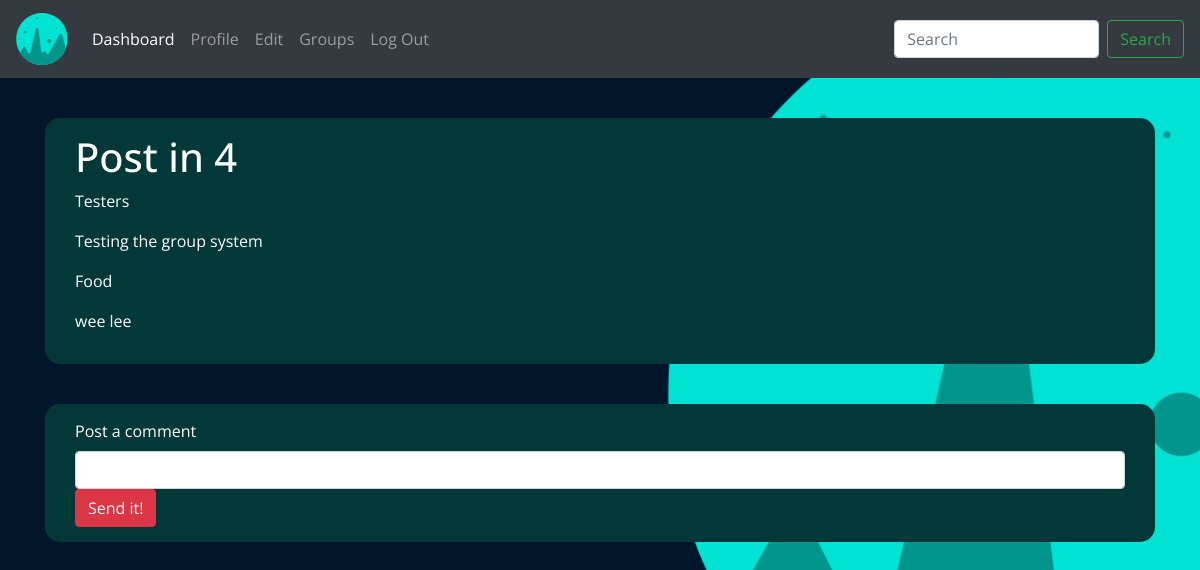
The page /subgroup/id/4 (signed in) on the database as committed earlier.
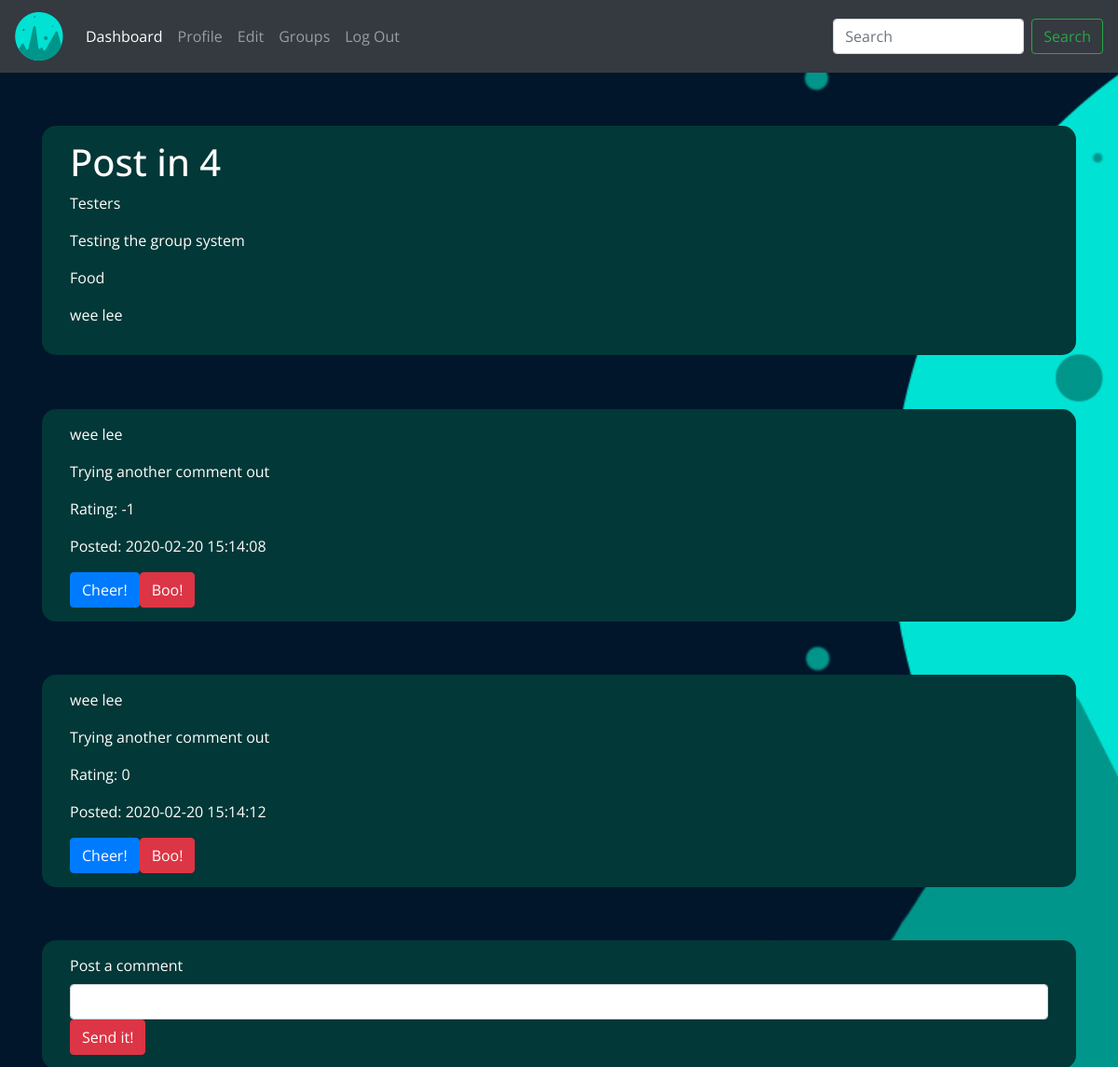
The same page on the database as committed later.
### tables this page shows
CREATE TABLE groups (
    groupId INTEGER PRIMARY KEY AUTOINCREMENT,
    groupName TEXT NOT NULL,
    groupBio TEXT NOT NULL,
    groupType TEXT NOT NULL,
    groupMembers TEXT NOT NULL,
    groupSize TEXT NOT NULL,
    groupImage TEXT Null);

CREATE TABLE groupComments(
commentId INTEGER PRIMARY KEY AUTOINCREMENT,
groupId INT NOT NULL,
author TEXT NOT NULL,
comment TEXT NOT NULL,
votes INT,
dateTime text NOT NULL);

### app.py (the view, shortened to what this page needs)
@app.route("/subgroup/id/<subgroup>", methods=['GET', 'POST'])
def subgroup(subgroup):
        subgroup=subgroup
        if g.username:
                form = postComment(request.form)
                conn =sqlite3.connect('userData.db')
                print ("Opened database successfully")
                c = conn.cursor()
                findgroup = ('SELECT * FROM groups WHERE groupId LIKE ?')
                c.execute(findgroup, subgroup)
                groups = c.fetchall()
                loadComments = ('SELECT * FROM groupComments WHERE groupId LIKE ?')
                c.execute(loadComments, subgroup)
                comments = c.fetchall()
                print(groups)
                return render_template('subgroups.html', subgroup=subgroup, form=form, comments=comments, groups=groups, username=g.username)
        else:
                flash('Please Login to continue')
                return redirect('Login')

### forms/forms.py
class postComment(FlaskForm):
    comment = StringField('Comment', validators=[DataRequired(), Length(min=10, max=2500)])
    submit = SubmitField('Send it!')

### app.py (called while the page is built)
@app.before_request
def before_request():
        g.username = None
        if 'username' in session:
                g.username = session['username']

### static/frontend/public/templates/subgroups.html (shortened to what this page needs)
{% extends "template.html" %} {% block content %}
<div class="container">
    <div class="previousPosts">
        <div class="col-sm-12">
            <h1>Post in {{subgroup}}</h1>
            {% for group in groups %}
                <p>{{group[1]}}</p>
                <p>{{group[2]}}</p>
                <p>{{group[3]}}</p>
                <p>{{group[4]}}</p>
            {% endfor %}
        </div>
    </div>
    {% for comment in comments %}
    <div class="previousPosts">
        <div class="col-sm-12">
            <p>{{comment[2]}}</p>
            <p>{{comment[3]}}</p>
            <p>Rating: {{comment[4]}} </p>
            <p>Posted: {{comment[5]}}</p>
            <a href={{url_for('cheer', commentId=comment[0], subgroup=comment[1])}} class="btn btn-primary">Cheer!</a><a href={{url_for('boo', commentId=comment[0], subgroup=subgroup)}} class="btn btn-danger">Boo!</a>
        </div>
    </div>
    {% endfor %}
    <div class="previousPosts">
        <div class="col-sm-12">
            <form method="POST" action="" enctype="multipart/form-data">
                <label for="comment">Post a comment</label>
                 {{ form.comment(class="form-control") }} {{ form.submit(class="btn btn-danger") }}
            </form>
        </div>
    </div>
</div>
{% endblock %}

### static/frontend/public/templates/template.html (shortened to what this page needs)
<!DOCTYPE html>
<html lang="en">
  <head>
    <link rel="stylesheet" href="https://maxcdn.bootstrapcdn.com/bootstrap/4.0.0/css/bootstrap.min.css">
    <link rel="stylesheet" href={{url_for('static', filename='frontend/public/styles.css')}}>
  </head>
  <body class="body">
<nav class="navbar navbar-expand-lg navbar-dark bg-dark">
  <a class="navbar-brand" href={{url_for('dashboard')}}><img src="{{url_for('static', filename='frontend/public/logo.png')}}"></a>
  <div class="collapse navbar-collapse" id="navbarSupportedContent">
    <ul class="navbar-nav mr-auto">
      <li class="nav-item active">
        <a class="nav-link" href={{url_for('dashboard')}}>Dashboard</a>
      </li>
      <li class="nav-item">
        <a class="nav-link" href={{url_for('profile')}}>Profile</a>
      </li>
      <li class="nav-item">
        <a class="nav-link" href={{url_for('addAccount')}}>Edit </a>
      </li>
      <li class="nav-item">
        <a class="nav-link" href={{url_for('groups')}}>Groups </a>
      </li>
      <li class="nav-item">
          <a class="nav-link" href={{url_for('logout')}}>Log Out</a>
      </li>
    </ul>
    <form class="form-inline my-2 my-lg-0">
      <input class="form-control mr-sm-2" type="search" placeholder="Search" aria-label="Search">
      <button class="btn btn-outline-success my-2 my-sm-0" type="submit">Search</button>
    </form>
  </div>
</nav>
{% block content %}{% endblock %}
  </body>
</html>

### static/frontend/public/styles.css (style rules this page uses)
.body { min-height: 100vh; position: relative; margin: 0; font-family: 'Open Sans', sans-serif; color:#fff; background-color: #01162B; background-image: url(background2.jpg); background-size: cover; background-repeat: no-repeat; background-attachment: fixed; }
.previousPosts { background-color:#023837; border-radius: 15px; padding:15px; margin-top:5vmin; }

Rows that differ between the two databases and show on the page:
added groupComments: author "wee lee", comment "Trying another comment out", votes "-1", dateTime "2020-02-20 15:14:08"
added groupComments: author "wee lee", comment "Trying another comment out", votes "0", dateTime "2020-02-20 15:14:12"
